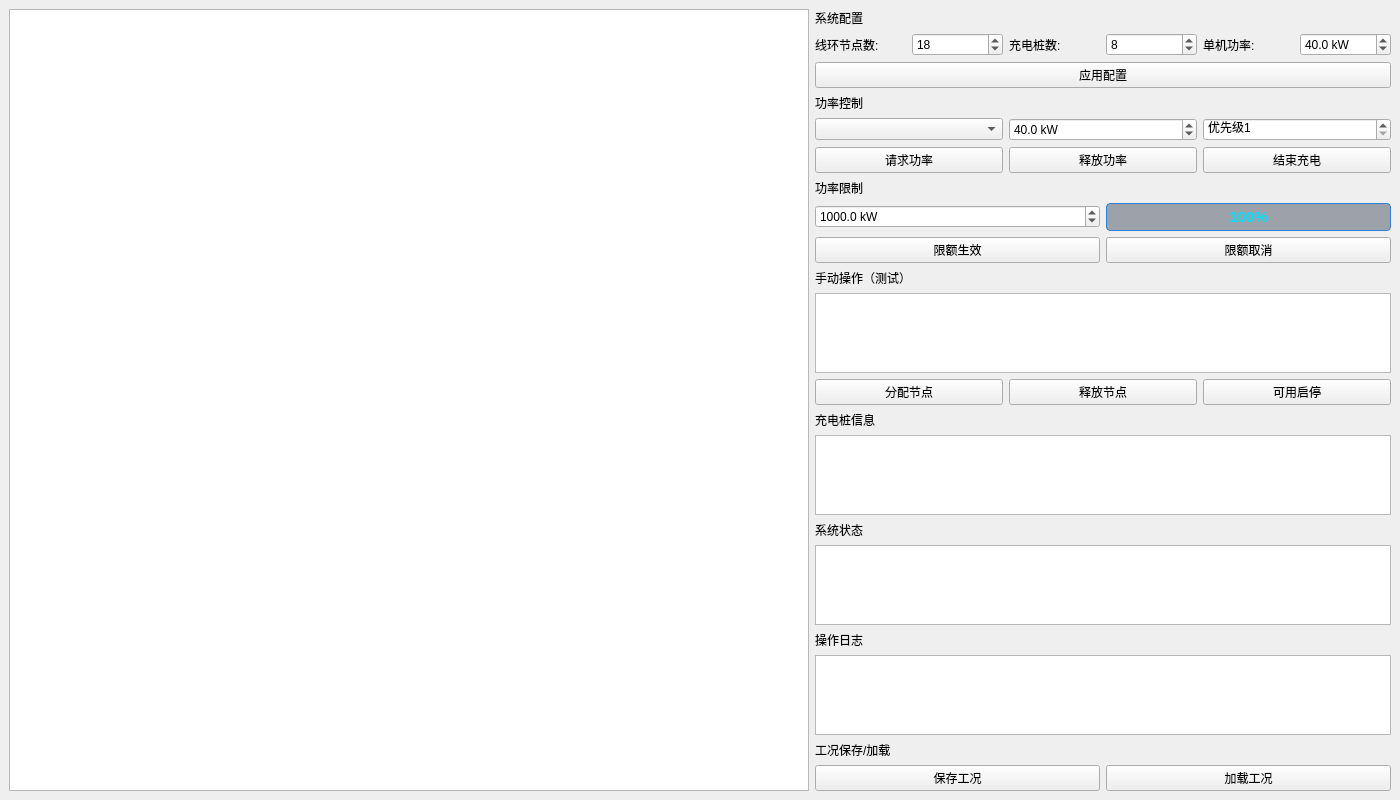
<?xml version="1.0" encoding="UTF-8"?>
<ui version="4.0">
 <class>MainWindow</class>
 <widget class="QMainWindow" name="MainWindow">
  <property name="geometry">
   <rect>
    <x>0</x>
    <y>0</y>
    <width>1400</width>
    <height>800</height>
   </rect>
  </property>
  <property name="windowTitle">
   <string>evenergem</string>
  </property>
  <widget class="QWidget" name="centralwidget">
   <layout class="QHBoxLayout" name="horizontalLayout">
    <item>
     <widget class="QGraphicsView" name="graphicsView">
      <property name="sizePolicy">
       <sizepolicy hsizetype="Expanding" vsizetype="Expanding">
        <horstretch>0</horstretch>
        <verstretch>0</verstretch>
       </sizepolicy>
      </property>
      <property name="minimumSize">
       <size>
        <width>800</width>
        <height>600</height>
       </size>
      </property>
     </widget>
    </item>
    <item>
     <layout class="QVBoxLayout" name="verticalLayout">
      <item>
       <widget class="QLabel" name="label">
        <property name="text">
         <string>系统配置</string>
        </property>
       </widget>
      </item>
      <item>
       <layout class="QHBoxLayout" name="horizontalLayout_nodePile">
        <item>
         <widget class="QLabel" name="label_2">
          <property name="text">
           <string>线环节点数:</string>
          </property>
         </widget>
        </item>
        <item>
         <widget class="QSpinBox" name="nodeCountSpinBox">
          <property name="minimum">
           <number>6</number>
          </property>
          <property name="maximum">
           <number>36</number>
          </property>
          <property name="value">
           <number>18</number>
          </property>
         </widget>
        </item>
        <item>
         <widget class="QLabel" name="label_3">
          <property name="text">
           <string>充电桩数:</string>
          </property>
         </widget>
        </item>
        <item>
         <widget class="QSpinBox" name="pileCountSpinBox">
          <property name="minimum">
           <number>1</number>
          </property>
          <property name="maximum">
           <number>18</number>
          </property>
          <property name="value">
           <number>8</number>
          </property>
         </widget>
        </item>
        <item>
         <widget class="QLabel" name="label_unitPower">
          <property name="text">
           <string>单机功率:</string>
          </property>
         </widget>
        </item>
        <item>
         <widget class="QDoubleSpinBox" name="unitPowerSpinBox">
          <property name="suffix">
           <string> kW</string>
          </property>
          <property name="decimals">
           <number>1</number>
          </property>
          <property name="minimum">
           <double>10.000000000000000</double>
          </property>
          <property name="maximum">
           <double>200.000000000000000</double>
          </property>
          <property name="singleStep">
           <double>0.500000000000000</double>
          </property>
          <property name="value">
           <double>40.000000000000000</double>
          </property>
         </widget>
        </item>
       </layout>
      </item>
      <item>
       <widget class="QPushButton" name="applyConfigButton">
        <property name="text">
         <string>应用配置</string>
        </property>
       </widget>
      </item>
      <item>
       <widget class="QLabel" name="label_4">
        <property name="text">
         <string>功率控制</string>
        </property>
       </widget>
      </item>
      <item>
       <layout class="QHBoxLayout" name="horizontalLayout_powerControl">
        <item>
         <widget class="QComboBox" name="pileComboBox">
          <property name="sizePolicy">
           <sizepolicy hsizetype="Expanding" vsizetype="Fixed">
            <horstretch>1</horstretch>
            <verstretch>0</verstretch>
           </sizepolicy>
          </property>
         </widget>
        </item>
        <item>
         <widget class="QDoubleSpinBox"  name="powerSpinBox">
          <property name="sizePolicy">
           <sizepolicy hsizetype="Expanding" vsizetype="Fixed">
            <horstretch>1</horstretch>
            <verstretch>0</verstretch>
           </sizepolicy>
          </property>
          <property name="suffix">
           <string> kW</string>
          </property>
          <property name="decimals">
           <number>1</number>
          </property>
          <property name="maximum">
           <number>2000</number>
          </property>
           <property name="singleStep">
           <double>0.500000000000000</double>
          </property>
          <property name="value">
           <number>40</number>
          </property>
         </widget>
        </item>
        <item>
         <widget class="QSpinBox" name="prioritySpinBox">
          <property name="sizePolicy">
           <sizepolicy hsizetype="Expanding" vsizetype="Fixed">
            <horstretch>1</horstretch>
            <verstretch>0</verstretch>
           </sizepolicy>
          </property>
          <property name="prefix">
           <string>优先级</string>
          </property>
          <property name="minimum">
           <number>1</number>
          </property>
          <property name="maximum">
           <number>4</number>
          </property>
          <property name="value">
           <number>1</number>
          </property>
         </widget>
        </item>
       </layout>
      </item>
      <item>
       <layout class="QHBoxLayout" name="horizontalLayout_4">
        <item>
         <widget class="QPushButton" name="requestButton">
          <property name="text">
           <string>请求功率</string>
          </property>
         </widget>
        </item>
        <item>
         <widget class="QPushButton" name="releaseButton">
          <property name="text">
           <string>释放功率</string>
          </property>
         </widget>
        </item>
        <item>
         <widget class="QPushButton" name="stopChargeButton">
          <property name="text">
           <string>结束充电</string>
          </property>
         </widget>
        </item>
       </layout>
      </item>
            <item>
       <widget class="QLabel" name="label_powerLimit">
        <property name="text">
         <string>功率限制</string>
        </property>
       </widget>
      </item>
      <item>
       <layout class="QHBoxLayout" name="horizontalLayout_powerLimit">
        <item>
         <widget class="QDoubleSpinBox" name="powerLimitSpinBox">
          <property name="suffix">
           <string> kW</string>
          </property>
          <property name="decimals">
           <number>1</number>
          </property>
          <property name="minimum">
           <double>0.000000000000000</double>
          </property>
          <property name="maximum">
           <double>2000.000000000000000</double>
          </property>
          <property name="singleStep">
           <double>10.000000000000000</double>
          </property>
          <property name="value">
           <double>1000.000000000000000</double>
          </property>
          <property name="sizePolicy">
           <sizepolicy hsizetype="Expanding" vsizetype="Fixed">
            <horstretch>1</horstretch>
            <verstretch>0</verstretch>
           </sizepolicy>
          </property>
         </widget>
        </item>
        <item>
         <widget class="QLabel" name="label_powerLimitPercent">
          <property name="text">
           <string>100%</string>
          </property>
          <property name="alignment">
           <set>Qt::AlignCenter</set>
          </property>
          <property name="sizePolicy">
           <sizepolicy hsizetype="Expanding" vsizetype="Fixed">
            <horstretch>1</horstretch>
            <verstretch>0</verstretch>
           </sizepolicy>
          </property>
          <property name="styleSheet">
           <string>QLabel {
    background-color: rgba(30, 40, 60, 100);
    border: 1px solid #2a82da;
    border-radius: 4px;
    padding: 4px;
    color: #00e0ff;
    font-weight: bold;
    font-size: 11pt;
}</string>
          </property>
         </widget>
        </item>
       </layout>
      </item>
      <item>
       <layout class="QHBoxLayout" name="horizontalLayout_powerLimitButtons">
        <item>
         <widget class="QPushButton" name="powerLimitApplyButton">
          <property name="text">
           <string>限额生效</string>
          </property>
          <property name="sizePolicy">
           <sizepolicy hsizetype="Expanding" vsizetype="Fixed">
            <horstretch>1</horstretch>
            <verstretch>0</verstretch>
           </sizepolicy>
          </property>
         </widget>
        </item>
        <item>
         <widget class="QPushButton" name="powerLimitCancelButton">
          <property name="text">
           <string>限额取消</string>
          </property>
          <property name="sizePolicy">
           <sizepolicy hsizetype="Expanding" vsizetype="Fixed">
            <horstretch>1</horstretch>
            <verstretch>0</verstretch>
           </sizepolicy>
          </property>
         </widget>
        </item>
       </layout>
      </item>
      <item>
       <widget class="QLabel" name="label_5">
        <property name="text">
         <string>手动操作（测试）</string>
        </property>
       </widget>
      </item>
      <item>
       <widget class="QListWidget" name="nodeListWidget"/>
      </item>
      <item>
       <layout class="QHBoxLayout" name="horizontalLayout_5">
        <item>
         <widget class="QPushButton" name="allocateNodeButton">
          <property name="text">
           <string>分配节点</string>
          </property>
         </widget>
        </item>
        <item>
         <widget class="QPushButton" name="releaseNodeButton">
          <property name="text">
           <string>释放节点</string>
          </property>
         </widget>
        </item>
        <item>
         <widget class="QPushButton" name="toggleNodeEnableButton">
          <property name="text">
           <string>可用启停</string>
          </property>
         </widget>
        </item>
       </layout>
      </item>
      <item>
       <widget class="QLabel" name="label_6">
        <property name="text">
         <string>充电桩信息</string>
        </property>
       </widget>
      </item>
      <item>
       <widget class="QTextEdit" name="pileInfoTextEdit">
        <property name="readOnly">
         <bool>true</bool>
        </property>
       </widget>
      </item>
      <item>
       <widget class="QLabel" name="label_7">
        <property name="text">
         <string>系统状态</string>
        </property>
       </widget>
      </item>
      <item>
       <widget class="QTextEdit" name="statusTextEdit">
        <property name="readOnly">
         <bool>true</bool>
        </property>
       </widget>
      </item>
      <item>
       <widget class="QLabel" name="label_8">
        <property name="text">
         <string>操作日志</string>
        </property>
       </widget>
      </item>
      <item>
       <widget class="QTextEdit" name="logTextEdit">
        <property name="readOnly">
         <bool>true</bool>
        </property>
       </widget>
      </item>
      <item>
       <widget class="QLabel" name="label_10">
        <property name="text">
         <string>工况保存/加载</string>
        </property>
       </widget>
      </item>
      <item>
       <layout class="QHBoxLayout" name="horizontalLayout_6">
        <item>
         <widget class="QPushButton" name="saveStateButton">
          <property name="text">
           <string>保存工况</string>
          </property>
         </widget>
        </item>
        <item>
         <widget class="QPushButton" name="loadStateButton">
          <property name="text">
           <string>加载工况</string>
          </property>
         </widget>
        </item>
       </layout>
      </item>
     </layout>
    </item>
   </layout>
  </widget>
 </widget>
 <resources/>
 <connections/>
</ui>
